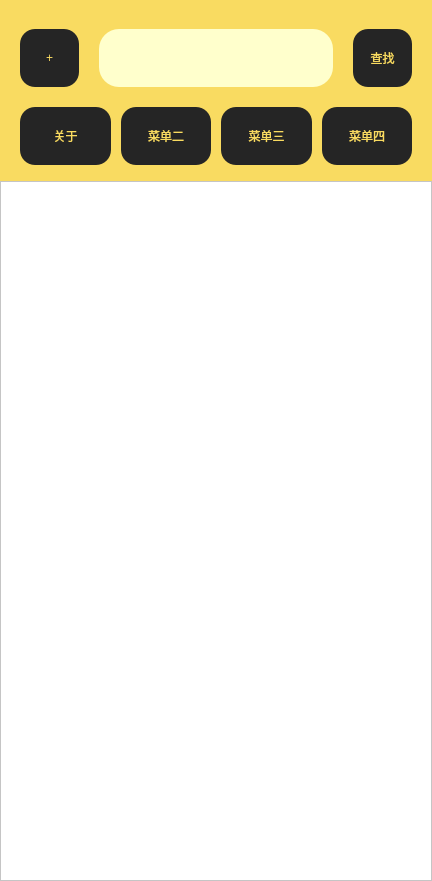
<?xml version="1.0" encoding="UTF-8"?>
<ui version="4.0">
 <class>DiscoveryMainInterface</class>
 <widget class="QWidget" name="DiscoveryMainInterface">
  <property name="geometry">
   <rect>
    <x>0</x>
    <y>0</y>
    <width>432</width>
    <height>881</height>
   </rect>
  </property>
  <property name="windowTitle">
   <string>Form</string>
  </property>
  <property name="styleSheet">
   <string notr="true">background-color: rgb(249, 219, 97);</string>
  </property>
  <layout class="QGridLayout" name="gridLayout_2">
   <property name="leftMargin">
    <number>0</number>
   </property>
   <property name="topMargin">
    <number>0</number>
   </property>
   <property name="rightMargin">
    <number>0</number>
   </property>
   <property name="bottomMargin">
    <number>0</number>
   </property>
   <item row="0" column="0">
    <widget class="QWidget" name="widget" native="true">
     <property name="styleSheet">
      <string notr="true">background-color: rgb(249, 219, 97);
color: rgb(0, 0, 0);</string>
     </property>
     <layout class="QGridLayout" name="gridLayout_3" rowstretch="2,8">
      <property name="leftMargin">
       <number>0</number>
      </property>
      <property name="topMargin">
       <number>0</number>
      </property>
      <property name="rightMargin">
       <number>0</number>
      </property>
      <property name="bottomMargin">
       <number>0</number>
      </property>
      <item row="0" column="0">
       <layout class="QGridLayout" name="gridLayout" rowstretch="3,6,6,1">
        <property name="horizontalSpacing">
         <number>0</number>
        </property>
        <property name="verticalSpacing">
         <number>20</number>
        </property>
        <item row="0" column="1">
         <spacer name="verticalSpacer">
          <property name="orientation">
           <enum>Qt::Vertical</enum>
          </property>
          <property name="sizeHint" stdset="0">
           <size>
            <width>20</width>
            <height>40</height>
           </size>
          </property>
         </spacer>
        </item>
        <item row="1" column="0" colspan="2">
         <layout class="QHBoxLayout" name="horizontalLayout" stretch="2,8,2">
          <property name="spacing">
           <number>20</number>
          </property>
          <property name="leftMargin">
           <number>20</number>
          </property>
          <property name="topMargin">
           <number>0</number>
          </property>
          <property name="rightMargin">
           <number>20</number>
          </property>
          <property name="bottomMargin">
           <number>0</number>
          </property>
          <item>
           <widget class="QPushButton" name="ButtonAdd">
            <property name="sizePolicy">
             <sizepolicy hsizetype="Expanding" vsizetype="Expanding">
              <horstretch>0</horstretch>
              <verstretch>0</verstretch>
             </sizepolicy>
            </property>
            <property name="styleSheet">
             <string notr="true">border:none;
font: 22pt &quot;微软雅黑&quot;;
background-color: rgb(37, 37, 37);
color: rgb(249, 219, 97);
border-radius:15px;</string>
            </property>
            <property name="text">
             <string>+</string>
            </property>
           </widget>
          </item>
          <item>
           <widget class="QLineEdit" name="LineEdit_Serch">
            <property name="sizePolicy">
             <sizepolicy hsizetype="Expanding" vsizetype="Expanding">
              <horstretch>0</horstretch>
              <verstretch>0</verstretch>
             </sizepolicy>
            </property>
            <property name="styleSheet">
             <string notr="true">border-radius:20px;
border-color: rgb(145, 145, 145);
color: rgb(0, 0, 0);
background-color: rgb(255, 255, 204);</string>
            </property>
           </widget>
          </item>
          <item>
           <widget class="QPushButton" name="ButtonQuery">
            <property name="sizePolicy">
             <sizepolicy hsizetype="Expanding" vsizetype="Expanding">
              <horstretch>0</horstretch>
              <verstretch>0</verstretch>
             </sizepolicy>
            </property>
            <property name="styleSheet">
             <string notr="true">border:none;
font: 18pt &quot;微软雅黑&quot;;
background-color: rgb(37, 37, 37);
color: rgb(249, 219, 97);
border-radius:15px;</string>
            </property>
            <property name="text">
             <string>查找</string>
            </property>
           </widget>
          </item>
         </layout>
        </item>
        <item row="2" column="0" colspan="2">
         <layout class="QHBoxLayout" name="horizontalLayout_2" stretch="1,1,1,1">
          <property name="spacing">
           <number>10</number>
          </property>
          <property name="leftMargin">
           <number>20</number>
          </property>
          <property name="rightMargin">
           <number>20</number>
          </property>
          <item>
           <widget class="QPushButton" name="MenuButtonone">
            <property name="sizePolicy">
             <sizepolicy hsizetype="Expanding" vsizetype="Expanding">
              <horstretch>0</horstretch>
              <verstretch>0</verstretch>
             </sizepolicy>
            </property>
            <property name="styleSheet">
             <string notr="true">border:none;
font: 18pt &quot;微软雅黑&quot;;
background-color: rgb(37, 37, 37);
color: rgb(249, 219, 97);
border-radius:15px;</string>
            </property>
            <property name="text">
             <string>关于</string>
            </property>
           </widget>
          </item>
          <item>
           <widget class="QPushButton" name="MenuButtonTwo">
            <property name="sizePolicy">
             <sizepolicy hsizetype="Expanding" vsizetype="Expanding">
              <horstretch>0</horstretch>
              <verstretch>0</verstretch>
             </sizepolicy>
            </property>
            <property name="styleSheet">
             <string notr="true">border:none;
font: 18pt &quot;微软雅黑&quot;;
background-color: rgb(37, 37, 37);
color: rgb(249, 219, 97);
border-radius:15px;</string>
            </property>
            <property name="text">
             <string>菜单二</string>
            </property>
           </widget>
          </item>
          <item>
           <widget class="QPushButton" name="MenuButtonThree">
            <property name="sizePolicy">
             <sizepolicy hsizetype="Expanding" vsizetype="Expanding">
              <horstretch>0</horstretch>
              <verstretch>0</verstretch>
             </sizepolicy>
            </property>
            <property name="styleSheet">
             <string notr="true">border:none;
font: 18pt &quot;微软雅黑&quot;;
background-color: rgb(37, 37, 37);
color: rgb(249, 219, 97);
border-radius:15px;</string>
            </property>
            <property name="text">
             <string>菜单三</string>
            </property>
           </widget>
          </item>
          <item>
           <widget class="QPushButton" name="MenuButtonFour">
            <property name="sizePolicy">
             <sizepolicy hsizetype="Expanding" vsizetype="Expanding">
              <horstretch>0</horstretch>
              <verstretch>0</verstretch>
             </sizepolicy>
            </property>
            <property name="styleSheet">
             <string notr="true">border:none;
font: 18pt &quot;微软雅黑&quot;;
background-color: rgb(37, 37, 37);
color: rgb(249, 219, 97);
border-radius:15px;</string>
            </property>
            <property name="text">
             <string>菜单四</string>
            </property>
           </widget>
          </item>
         </layout>
        </item>
        <item row="3" column="0">
         <spacer name="verticalSpacer_2">
          <property name="orientation">
           <enum>Qt::Vertical</enum>
          </property>
          <property name="sizeHint" stdset="0">
           <size>
            <width>20</width>
            <height>40</height>
           </size>
          </property>
         </spacer>
        </item>
       </layout>
      </item>
      <item row="1" column="0">
       <widget class="DetialTableview" name="tableView">
        <property name="styleSheet">
         <string notr="true">background-color: rgb(255, 255, 255);</string>
        </property>
       </widget>
      </item>
     </layout>
    </widget>
   </item>
  </layout>
 </widget>
 <customwidgets>
  <customwidget>
   <class>DetialTableview</class>
   <extends>QTableView</extends>
   <header location="global">BaseClass/detialtableview.h</header>
  </customwidget>
 </customwidgets>
 <resources/>
 <connections/>
</ui>
